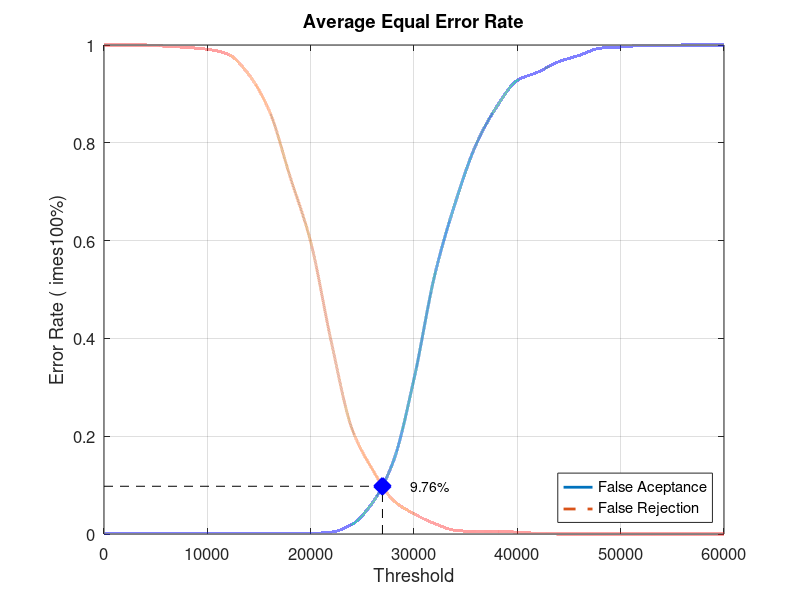
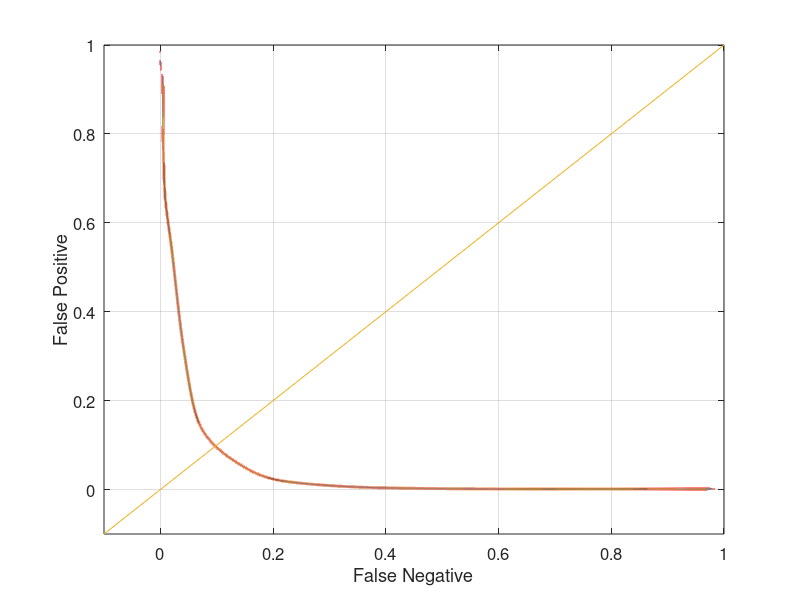

Source code (MATLAB) for these figures, in order:
close all;
clear;
clc;
x = 0:2000:60000;
xq = 0:0.5:60000;

y0 = [0 0.00131579 0.00131579 0.00131579 0.00131579 0.00131579 0.00131579 0.00131579 0.00131579 0.00131579 0.00131579 0.00394737 0.0197368 0.0644737 0.148684 0.317105 0.528947 0.677632 0.796053 0.873684 0.927632 0.944737 0.965789 0.978947 0.993421 0.996053 0.998684 0.998684 1 1 1]
yy0 = interp1(x, y0, xq, 'pchip');
y1 = [1 1 1 0.9975 0.995 0.99125 0.98125 0.94 0.865 0.73125 0.5975 0.3925 0.215 0.13125 0.06875 0.04125 0.02125 0.0075 0.005 0.005 0.00375 0.00125 0 0 0 0 0 0 0 0 0]
yy1 = interp1(x, y1, xq, 'pchip');

% Calculating EER: 
y2 = abs(y0 - y1);
find(y2 == min(y2))
yy2 = abs(yy0 - yy1);
xEER = find(yy2 == min(yy2));
xEERIndex = xq(xEER) % X-axis EER
yEER = yy0(xEER) % Y-axis EER

main = figure
plot(xq, yy0,'-','LineWidth', 2);	hold on
plot(xq, yy1,'--','LineWidth', 2);	hold on
plot([xEERIndex xEERIndex], [0 yEER], 'k--');	hold on
plot([0 xEERIndex], [yEER yEER], 'k--');	hold on
plot(xEERIndex, yEER, 'bx', 'LineWidth', 10);	hold on
text(xEERIndex + 10 * xEERIndex / 100, yEER, [num2str(round((10000 * yEER)) / 100) '%'])
legend('False Aceptance', 'False Rejection', 'Location', 'SouthEast')
xlabel('Threshold')
ylabel('Error Rate (	imes100%)')
title('Average Equal Error Rate')
set(gca, 'FontSize', 12)
axis([0 60000 0 1])
grid on

print(main, 'Experiment2AverageMain', '-dpng');
FNRxFPR = figure('Color', [1 1 1]);
plot(yy1, yy0, '-', yy1, yy0, 'LineWidth', 2);
hold on
y = -0.1:0.1:1
plot(y, y); 
set(gca, 'FontSize', 12)
xlabel('False Negative')
ylabel('False Positive')
axis([-0.1 1 -0.1 1])
set(gca, 'FontSize', 12)
grid on

print(FNRxFPR, 'Experiment2AverageFNRxFPR','-dpng');
